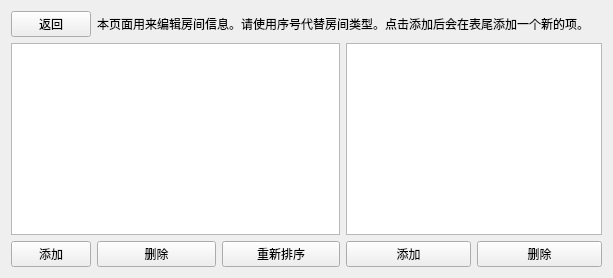
            <widget class="QWidget" name="page_10">
             <layout class="QGridLayout" name="gridLayout_19">
              <item row="0" column="0">
               <widget class="QPushButton" name="goBackBtn">
                <property name="text">
                 <string>返回</string>
                </property>
               </widget>
              </item>
              <item row="0" column="1" colspan="4">
               <widget class="QLabel" name="label_30">
                <property name="text">
                 <string>本页面用来编辑房间信息。请使用序号代替房间类型。点击添加后会在表尾添加一个新的项。</string>
                </property>
               </widget>
              </item>
              <item row="2" column="3">
               <widget class="QPushButton" name="addRoomTypeBtn">
                <property name="text">
                 <string>添加</string>
                </property>
               </widget>
              </item>
              <item row="2" column="4">
               <widget class="QPushButton" name="delRoomTypeBtn">
                <property name="text">
                 <string>删除</string>
                </property>
               </widget>
              </item>
              <item row="1" column="0" colspan="3">
               <widget class="QTableView" name="roomView">
                <property name="selectionMode">
                 <enum>QAbstractItemView::SingleSelection</enum>
                </property>
                <property name="selectionBehavior">
                 <enum>QAbstractItemView::SelectRows</enum>
                </property>
               </widget>
              </item>
              <item row="2" column="0">
               <widget class="QPushButton" name="addroomBtn">
                <property name="text">
                 <string>添加</string>
                </property>
               </widget>
              </item>
              <item row="2" column="1">
               <widget class="QPushButton" name="delroomBtn">
                <property name="text">
                 <string>删除</string>
                </property>
               </widget>
              </item>
              <item row="1" column="3" colspan="2">
               <widget class="QTableView" name="roomTypeView">
                <property name="selectionMode">
                 <enum>QAbstractItemView::SingleSelection</enum>
                </property>
                <property name="selectionBehavior">
                 <enum>QAbstractItemView::SelectRows</enum>
                </property>
               </widget>
              </item>
              <item row="2" column="2">
               <widget class="QPushButton" name="sortBtn">
                <property name="text">
                 <string>重新排序</string>
                </property>
               </widget>
              </item>
             </layout>
            </widget>
